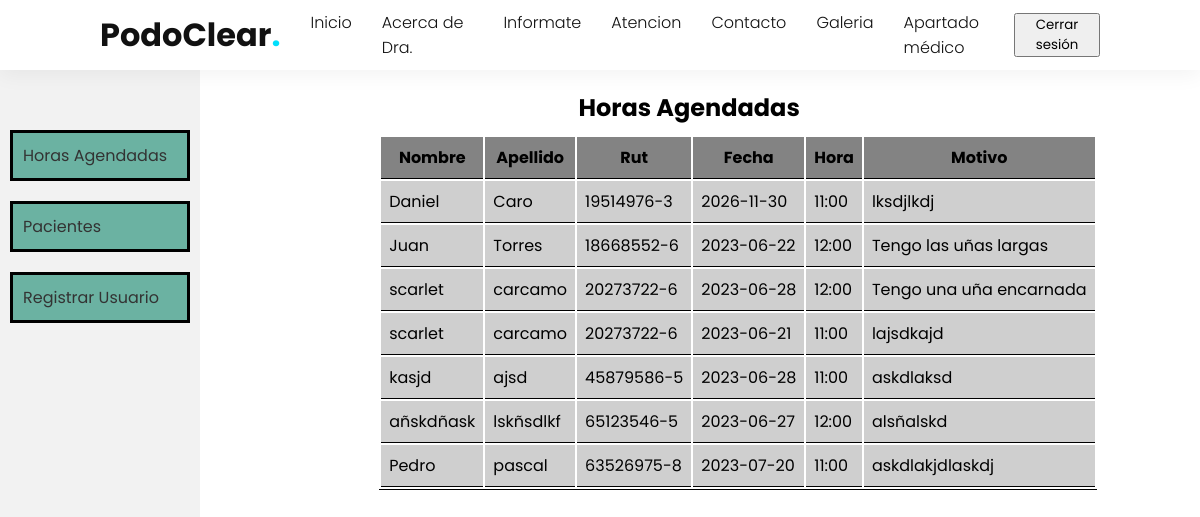
The page /horas_agendadas.php (signed in) on the database its author committed.
### tables this page shows
CREATE TABLE `hora` (
  `NOMBRE` varchar(15) NOT NULL,
  `APELLIDO` varchar(15) NOT NULL,
  `RUT` varchar(10) NOT NULL,
  `FECHA` varchar(10) NOT NULL,
  `HORA` varchar(5) NOT NULL,
  `MOTIVO` varchar(250) NOT NULL
);

### horas_agendadas.php (the view, shortened to what this page needs)
<?php
include 'php/conexion_be.php';
?>
<!DOCTYPE html>
<html lang="en">
<head>
    <link rel="stylesheet" href="horas_agendadas.css" type="text/css">
</head>
<body>
    <header class="sticky">
        <a href="#" class="logo">PodoClear<span>.</span></a>
        <ul class="navigation">
            <li><a href="index.php#banner" onclick="toggleMenu();">Inicio</a></li>
            <li><a href="index.php#acerca" onclick="toggleMenu();">Acerca de Dra.</a></li>
            <li><a href="informate.php" onclick="toggleMenu();">Informate</a></li>
            <li><a href="AgendarHora.php" onclick="toggleMenu();">Atencion</a></li>
            <li><a href="index.php#contacto" onclick="toggleMenu();">Contacto</a></li>
            <li><a href="Galeria.php" onclick="toggleMenu();">Galeria</a></li>
            <li><?php if (isset($_SESSION['usuario'])) {
                echo '<a href="vista_medica.php" onclick="toggleMenu();">Apartado médico</a>';
            }
            ?></li>
        </ul>
        <div>
            <?php
            if(isset($_SESSION['usuario'])) {
                echo '<button onclick="cerrar_sesion()">Cerrar sesión</button>';
            } else {
                echo '<button onclick="iniciar_sesion()" >Iniciar sesión</button>';
            }
            ?>
        </div>
    </header>
    <div class="menu_lateral">
    <ul>
    <li><a href="#" class="boton-lateral">Horas Agendadas</a></li>
      <li><a href="pacientes.php" class="boton-lateral">Pacientes</a></li>
      <li><a href="registro.php">Registrar Usuario</a></li>
    </ul>
  </div>
    <div class="table_container">
    <h2 id="horas-agendadas">Horas Agendadas</h2>
    <table id="tabla" class= "tabla-formato">
        <thead>
            <th>Nombre</th>
            <th>Apellido</th>
            <th>Rut</th>
            <th>Fecha</th>
            <th>Hora</th>
            <th>Motivo</th>
        </thead>
        <tbody>
            <?php
            $consulta = "SELECT NOMBRE, APELLIDO, RUT, FECHA, HORA, MOTIVO FROM hora";
            $resultado = mysqli_query($conexion, $consulta);
            while ($row = mysqli_fetch_assoc($resultado)) {
                ?>
                <tr>
                    <td>
                        <?php echo $row['NOMBRE']; ?>
                    </td>
                    <td>
                        <?php echo $row['APELLIDO']; ?>
                    </td>
                    <td>
                        <?php echo $row['RUT']; ?>
                    </td>
                    <td>
                        <?php echo $row['FECHA']; ?>
                    </td>
                    <td>
                        <?php echo $row['HORA']; ?>
                    </td>
                    <td>
                        <?php echo $row['MOTIVO']; ?>
                    </td>
                </tr>
                <?php
            }
            ?>
        </tbody>
    </table>
        </div>
</body>
  </html>

### horas_agendadas.css (style rules this page uses)
* { margin: 0; padding: 0; box-sizing: border-box; font-family: 'Poppins', sans-serif; scroll-behavior: smooth; }
header { position: fixed; top: 0; left: 0; width: 100%; padding: 40px 100px; z-index: 10000; display: flex; justify-content: space-between; align-items: center; transition: 0.5s; }
header.sticky { background: #fff; padding: 10px 100px; box-shadow: 0 5px 20px rgba(0, 0, 0, 0.05); }
header .logo { color: #fff; font-weight: 700; font-size: 2em; text-decoration: none; }
header.sticky .logo { color: #111; }
header .logo span { color: #00dffc; }
header .navigation { position: relative; display: flex; margin: 0; }
header .navigation li { list-style: none; margin-left: 30px; }
header .navigation li a { text-decoration: none; color: #fff; font-weight: 300; }
header.sticky .navigation li a { color: #111; }
body { margin: 0; padding: 0; }
.menu_lateral { background-color: #f2f2f2; width: 200px; height: 100vh; position: fixed; padding-top: 10%; left: 0; top: 0; }
.menu_lateral ul { list-style-type: none; padding: 0; margin: 0; }
.menu_lateral li { padding: 10px; }
.menu_lateral li a { text-decoration: none; color: #333; display: block; border: 3px solid black; padding: 10px; background-color: #6BB2A2; }
.tabla-formato { border-bottom: 1px solid; }
.tabla-formato th { background-color: #838383; padding: 8px; border-bottom: 1px solid #000000; }
.tabla-formato td { background-color: #cfcfcf; padding: 8px; border-bottom: 1px solid #000000; }
.table_container { max-height: 600px; max-width: 90%; overflow-y: auto; margin-top: 5%; margin-left: 15%; margin-right: 2%; }
#horas-agendadas { margin-left: 40%; margin-top: 3%; margin-bottom: 1%; }
#tabla { margin-left: 20%; }

### rows shown on the page
hora: NOMBRE "Daniel", APELLIDO "Caro", RUT "19514976-3", FECHA "2026-11-30", HORA "11:00", MOTIVO "lksdjlkdj"
hora: NOMBRE "Juan", APELLIDO "Torres", RUT "18668552-6", FECHA "2023-06-22", HORA "12:00", MOTIVO "Tengo las uñas largas"
hora: NOMBRE "scarlet", APELLIDO "carcamo", RUT "20273722-6", FECHA "2023-06-28", HORA "12:00", MOTIVO "Tengo una uña encarnada"
hora: NOMBRE "scarlet", APELLIDO "carcamo", RUT "20273722-6", FECHA "2023-06-21", HORA "11:00", MOTIVO "lajsdkajd"
hora: NOMBRE "kasjd", APELLIDO "ajsd", RUT "45879586-5", FECHA "2023-06-28", HORA "11:00", MOTIVO "askdlaksd"
hora: NOMBRE "añskdñask", APELLIDO "lskñsdlkf", RUT "65123546-5", FECHA "2023-06-27", HORA "12:00", MOTIVO "alsñalskd"
hora: NOMBRE "Pedro", APELLIDO "pascal", RUT "63526975-8", FECHA "2023-07-20", HORA "11:00", MOTIVO "askdlakjdlaskdj"
